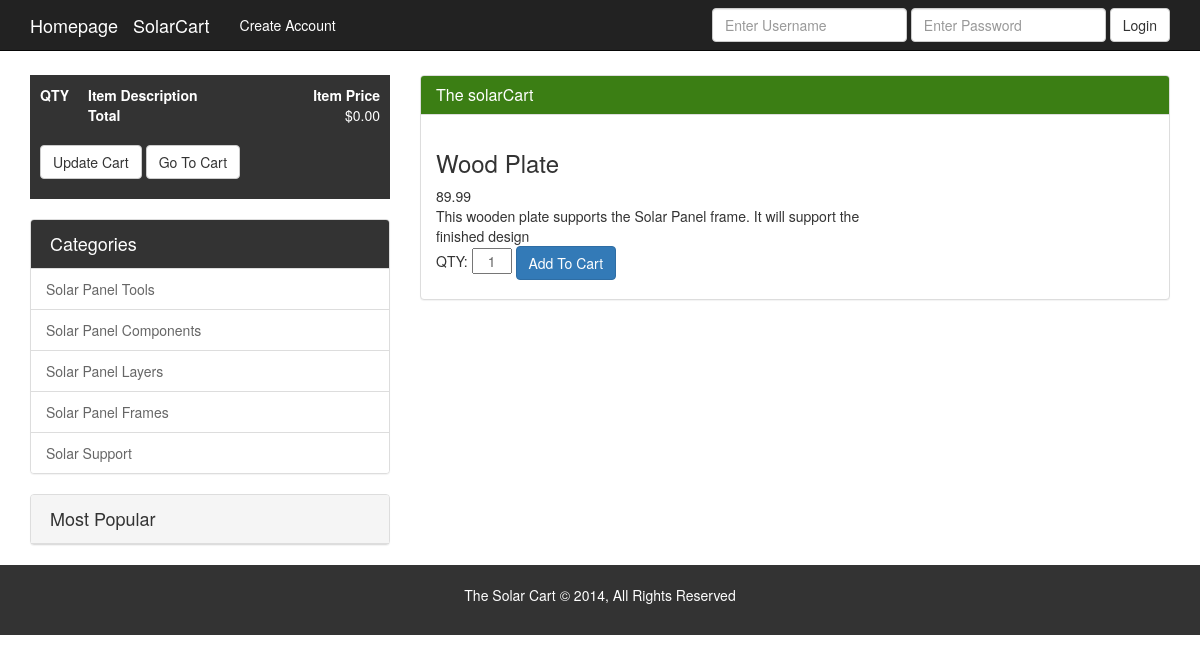
Page /solarCart/products/details/4 on the committed database.
### tables this page shows
CREATE TABLE `categories` (
  `id` int(11) NOT NULL,
  `name` varchar(100) NOT NULL
);

CREATE TABLE `products` (
  `id` int(11) NOT NULL,
  `category_id` int(11) NOT NULL,
  `title` varchar(255) NOT NULL,
  `description` text NOT NULL,
  `image` varchar(100) NOT NULL,
  `price` decimal(10,2) NOT NULL
);

### solarCart/application/views/layouts/main.php (called while the page is built, shortened)
<?php $this->load->view('layouts/includes/header'); ?>
	<?php $this->load->view($main_content); ?>

### solarCart/application/controllers/products.php (called while the page is built, shortened)
<?php
class Products extends CI_Controller{
	public function details($id){
		$data['product'] = $this->Product_model->get_product_details($id);
		$data['main_content'] = 'details';
		$this->load->view('layouts/main', $data);
	}
}

### solarCart/index.php (called while the page is built, shortened)
<?php
require_once BASEPATH.'core/CodeIgniter.php';

### solarCart/application/helpers/db_helper.php (called while the page is built, shortened)
<?php
 function get_categories_h(){
	$CI = get_instance();
	$categories = $CI->Product_model->get_categories();
	return $categories;
 }

### solarCart/application/models/Product_model.php (called while the page is built, shortened)
<?php
class Product_model extends CI_Model{
	  public function get_product_details($id){
		$this->db->select('*');
		$this->db->from('products');
		$this->db->where('id', $id);
		$query = $this->db->get();
		return $query->row();
	  }
	   public function get_categories(){
		$this->db->select('*');
		$this->db->from('categories');
		$query = $this->db->get();
		return $query->result();
	   }
	public function get_popular(){
		$this->db->select('P.*, COUNT(O.product_id) as total');
		$this->db->from('orders AS O');
		$this->db->join('products AS P', 'O.product_id = P.id', 'INNER');
		$this->db->group_by('O.product_id');
		$this->db->order_by('total', 'desc');
		$query = $this->db->get();
		return $query->result();
	}
}

### solarCart/application/views/details.php (the view, shortened to what this page needs)
<div class="row details">
	<div class="col-md-8">
		<h3><?php echo $product->title; ?></h3>
		<div class="details-price">
			<?php echo $product->price; ?>
		</div>
		<div class="details-description">
			<?php echo $product->description; ?>
		</div>
		<div class="details-buy">
			<form method="post" action="<?php echo base_url(); ?>cart/add/<?php echo $product->id; ?>">
				QTY: <input class="qty" type="text" name="qty" value="1" />
				<button class="btn btn-primary" type="submit">Add To Cart</button>
			</form>
		</div>
	</div>
</div>

### solarCart/application/views/layouts/includes/sidebar.php (shortened to what this page needs)
<div class="cart-block">
				<form action="cart/update" method="post">
					<table cellpadding="6" cellspacing="1" style="width:100%" border="0">
						<tr>
							<th>QTY</th>
							<th>Item Description</th>
							<th style="text-align:right">Item Price</th>
						</tr>
		<tr>
  			<td></td>
  			<td class="right"><strong>Total</strong></td>
  			<td class="right" style="text-align:right">$<?php echo $this->cart->format_number($this->cart->total()); ?></td>
		</tr>
					</table>
				<br>
				<p><button class="btn btn-default" type="submit">Update Cart</button>
				<a class="btn btn-default" href="cart">Go To Cart</a></p>
			</form>
		</div>
		<div class="panel panel-default panel-list">
				<div class="panel-heading panel-heading-dark">
					 <h3 class="panel-title">
						Categories
					</h3>
				</div>
				<ul class="list-group">
					<?php foreach(get_categories_h() as $category) : ?>
						<li class="list-group-item"><a href="" ><?php echo $category->name; ?></a></li>
					<?php endforeach; ?>
				</ul>
			</div>
			<div class="panel panel-default panel-list">
				<div class="panel-heading">
					 <h3 class="panel-title">
						Most Popular
					</h3>
				</div>

### solarCart/assets/css/custom.css (style rules this page uses)
body { padding-top: 75px; }
.cart-block { background: #333; color:#fff; padding:10px; margin-bottom: 20px; }
.panel-list a { display: block; color: #666; }
.panel-list .panel-heading h3 { padding:4px; font-size: 18px; }
.panel-heading-dark { background:#333333 !important; color:#fff !important; }
.qty { width: 40px; color: #666 !important; text-align: center; margin-bottom:10px; }

### rows in the picture
categories: name "Solar Panel Tools"
categories: name "Solar Panel Components"
categories: name "Solar Panel Layers"
categories: name "Solar Panel Frames"
categories: name "Solar Support"
products: title "Wood Plate", price "89.99", description "This wooden plate supports the Solar Panel frame. It will support the finished design"

### other values in the picture
$this->cart->format_number($this->cart->total()) "0.00"
